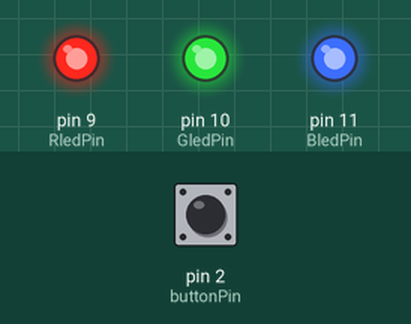
Recording of a sketch running on a simulated Arduino Uno, built with avr-gcc and run on an emulated ATmega328P. On the bench: output pins drawn as LEDs (lit = HIGH). The test bench sets the inputs (shaded band); at power-on: pin 2 (buttonPin) HIGH. Random numbers use the default seed unless the sketch sets one.

Above: at 1.2 s.
1.3 s: pin 2 (buttonPin) pulled LOW for 0.15 s
At 1.67 s:
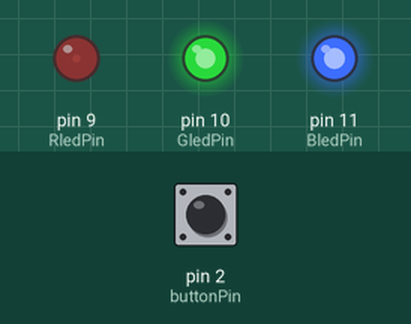
4.3 s: pin 2 (buttonPin) pulled LOW for 1 s
At 4.74 s:
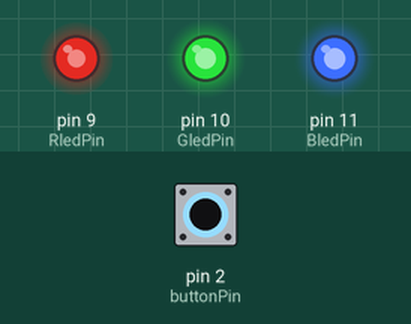
Timing chart, 0 to 13.3 s (numbered marks = the images above; inputs shaded):
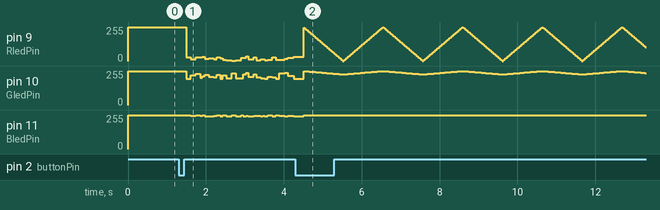

The sketch:

Bonus_HalloweenLamp.ino
```cpp
const int buttonPin = 2;
const int RledPin = 9;
const int GledPin = 10;
const int BledPin = 11;

int mode = 0; // 0 = off, 1 = flicker, 2 = fading red
bool lastButtonState = HIGH;

void setup() {
  pinMode(buttonPin, INPUT_PULLUP); // button connected to GND
  pinMode(RledPin, OUTPUT);
  pinMode(GledPin, OUTPUT);
  pinMode(BledPin, OUTPUT);
}

void loop() {
  bool buttonState = digitalRead(buttonPin);

  // Cycle through modes on button press
  if (lastButtonState == HIGH && buttonState == LOW) {
    mode++;
    if (mode > 2) mode = 0;
    delay(200); // debounce
  }
  lastButtonState = buttonState;

  if (mode == 0) {
    // Off
    setColor(0, 0, 0);
  }

  else if (mode == 1) {
    // Flickering flame (orange/red)
    int r = random(220, 255);
    int g = random(10, 60);
    int b = random(0, 10);
    setColor(r, g, b);
    delay(random(50, 150));
  }

  else if (mode == 2) {
    // Fading red mode
    static int fadeValue = 0;
    static int fadeDirection = 1;

    fadeValue += fadeDirection * 5; // fade speed
    if (fadeValue <= 0 || fadeValue >= 255) fadeDirection *= -1;

    int r = fadeValue;
    int g = fadeValue / 10;  // tiny bit of orange warmth
    int b = 0;

    setColor(r, g, b);
    delay(20);
  }
}

// ===== COMMON-ANODE COLOR OUTPUT =====
void setColor(int r, int g, int b) {
  analogWrite(RledPin, 255 - r);
  analogWrite(GledPin, 255 - g);
  analogWrite(BledPin, 255 - b);
}
```
